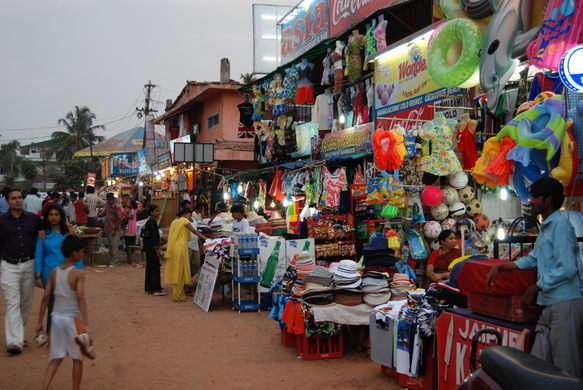
#> input picture imgs/2.jpg, 583 x 390 px
$ python canny_edge_detection_3x2.py
#> lines starting #> are read from the running program, lines starting #| are printed output that depends on the picture
import cv2 as _cv2
import numpy as np


class Box:

    def __init__(self, index, start_row, end_row, start_col, end_col, path):
        self.index = index
        self.start_row = start_row
        self.end_row = end_row
        self.start_col = start_col
        self.end_col = end_col
        self.path = path


def crop(img, pxstep=1000, pystep=1000):
    i = 0
    h = img.shape[0]
    w = img.shape[1]
    start_row, start_col = int(0), int(0)

    y = pystep
    while y <= h:
        start_row = 0
        x = pxstep
        while x <= w:
            end_row = int(x)
            end_col = int(y)

            i = i + 1
            print("box no : " + str(i))
            print(start_row, start_col , end_row, end_col)

            # since we only want bottom boxes 4 , 5 and 6 , store only them
            if i >= 4 or i <= 6:
                cropped_img = image[start_row:end_row, start_col:end_col]
                image_path_cropped = 'imgs/3_cropped_' + str(i) + '.jpeg'
                _cv2.imwrite(image_path_cropped, cropped_img)
                # save to array of boxes
                boxes.append(Box(i, start_row, start_col, end_row, end_col, image_path_cropped))

            start_row = x
            x += pxstep

        start_col = y
        y += pystep


# sharpening image with gaussian smoothing filter
def unsharp_mask(image, kernel_size=(5, 5), sigma=1.0, amount=1.0, threshold=0):
    """Return a sharpened version of the image, using an unsharp mask."""
    blurred = _cv2.GaussianBlur(image, kernel_size, sigma)
    sharpened = float(amount + 1) * image - float(amount) * blurred
    sharpened = np.maximum(sharpened, np.zeros(sharpened.shape))
    sharpened = np.minimum(sharpened, 255 * np.ones(sharpened.shape))
    sharpened = sharpened.round().astype(np.uint8)
    if threshold > 0:
        low_contrast_mask = np.absolute(image - blurred) < threshold
        np.copyto(sharpened, image, where=low_contrast_mask)
    return sharpened


# main logic

image = _cv2.imread("../imgs/2.jpg")
#> image is the input picture: shape (390, 583, 3); mean B, G, R 88.9, 93.6, 107.1

# print the dimensions
print(image.shape)
#| (390, 583, 3)
h = image.shape[0]
#> h = 390
w = image.shape[1]
#> w = 583
print('Height of image:', (h, 'pixels'))
#| Height of image: (390, 'pixels')
print('Width of image:', (w, 'pixels'))
#| Width of image: (583, 'pixels')

# creating list for boxes
boxes = []

# Divide image into grid of 3x2
px = int(w / 3)
#> px = 194
py = int(h / 2)
#> py = 195
print("width of each grid box ", (px, 'pixels'))
#| width of each grid box  (194, 'pixels')
print("height of each grid box ", (py, 'pixels'))
#| height of each grid box  (195, 'pixels')

# call crop
crop(image, px, py)
#> the loop in crop, `while y <= h:` made 2 passes
#> pass 1, in crop, `_cv2.imwrite(image_path_cropped, cropped_img)`:
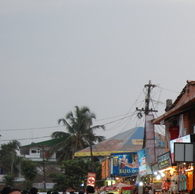
#> saved as 3_cropped_1.jpeg: shape (194, 195, 3); mean B, G, R 150.6, 149.4, 150
#> pass 1, in crop, `_cv2.imwrite(image_path_cropped, cropped_img)`:
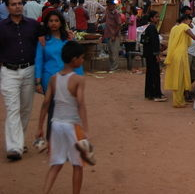
#> saved as 3_cropped_2.jpeg: shape (194, 195, 3); mean B, G, R 62.2, 73.4, 95.5
#> pass 2, in crop, `_cv2.imwrite(image_path_cropped, cropped_img)`:
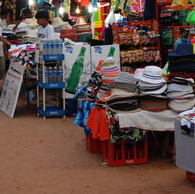
#> saved as 3_cropped_5.jpeg: shape (194, 195, 3); mean B, G, R 70.5, 77.3, 98.7
#> after the loop in crop, `while y <= h:`: boxes = 6 items; i = 6; y = 585

# print all boxes
# for box in boxes:
#     print(box.index, box.path)

# use box 5 for edge detection
img = _cv2.imread(boxes[4].path)
sharpened_image = unsharp_mask(img)
#> in unsharp_mask, `blurred = _cv2.GaussianBlur(image, kernel_size, sigma)`:
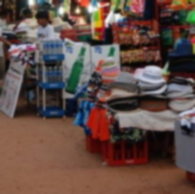
#> blurred: shape (194, 195, 3); mean B, G, R 70.5, 77.3, 98.6
#> in unsharp_mask, `sharpened = float(amount + 1) * image - float(amount) * blurred`:
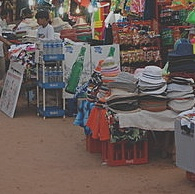
#> sharpened: shape (194, 195, 3) float64; mean B, G, R 70.5, 77.4, 98.7; drawn with min black and max white
#> in unsharp_mask, `sharpened = np.maximum(sharpened, np.zeros(sharpened.shape))`:
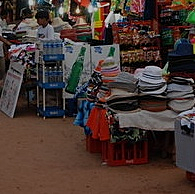
#> sharpened: shape (194, 195, 3) float64; mean B, G, R 71.4, 78.1, 99.2; drawn with min black and max white
edges = _cv2.Canny(sharpened_image, sharpened_image.shape[0], sharpened_image.shape[1])
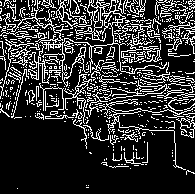
#> edges: shape (194, 195); 19.8% white in thin lines or dots
# convert edge result to boolean to find if this grid has obstruction or not
# edges_bool = _cv2.Canny(img,100,200).astype(bool)
edges_bool = np.asarray(edges, dtype=bool)
#> edges_bool: shape (194, 195) bool; 19.8% white in thin lines or dots

# if 1 exists in then edge was detected
print(1 in edges_bool)
#| True

if(1 in edges_bool):
    print("Obstruction detected on centre , evaluate right side")
    # use box 6 for edge detection
    img_r = _cv2.imread(boxes[5].path)
    sharpened_image_r = unsharp_mask(img_r)
    edges_r = _cv2.Canny(sharpened_image_r, sharpened_image_r.shape[0], sharpened_image_r.shape[1])
    edges_bool_r = np.asarray(edges_r, dtype=bool)
    if (1 in edges_bool_r):
        print("Obstruction detected on right side , evaluate left side")
        # use box 4 for edge detection
        img_l = _cv2.imread(boxes[3].path)
        sharpened_image_l = unsharp_mask(img_l)
        edges_l = _cv2.Canny(sharpened_image_l, sharpened_image_l.shape[0], sharpened_image_l.shape[1])
        edges_bool_l = np.asarray(edges_l, dtype=bool)
        if (1 in edges_bool_l):
            print("Obstruction detected on left side , halt or move back")
